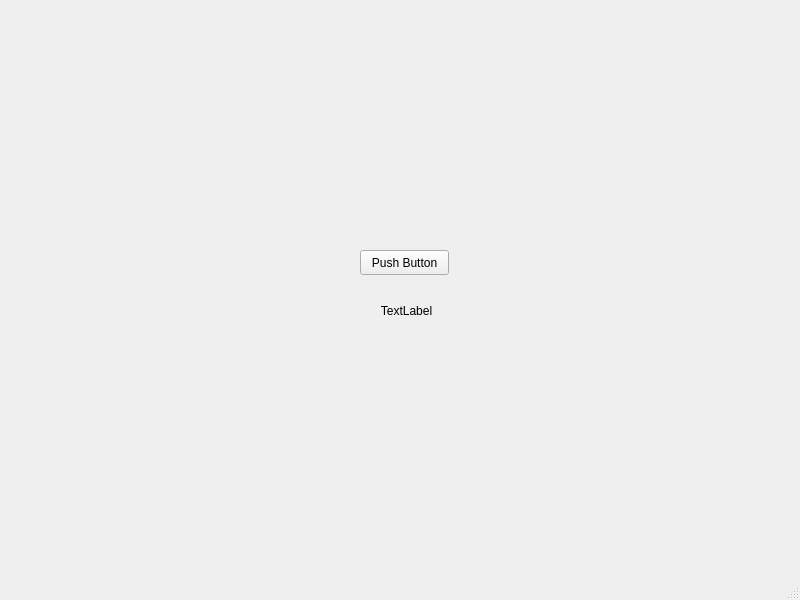
<?xml version="1.0" encoding="UTF-8"?>
<ui version="4.0">
 <class>MainWindow</class>
 <widget class="QMainWindow" name="MainWindow">
  <property name="geometry">
   <rect>
    <x>0</x>
    <y>0</y>
    <width>800</width>
    <height>600</height>
   </rect>
  </property>
  <property name="windowTitle">
   <string>Example</string>
  </property>
  <widget class="QWidget" name="centralwidget">
   <widget class="QPushButton" name="pushButton">
    <property name="geometry">
     <rect>
      <x>360</x>
      <y>250</y>
      <width>89</width>
      <height>25</height>
     </rect>
    </property>
    <property name="text">
     <string>Push Button</string>
    </property>
   </widget>
   <widget class="QLabel" name="label">
    <property name="geometry">
     <rect>
      <x>216</x>
      <y>290</y>
      <width>381</width>
      <height>41</height>
     </rect>
    </property>
    <property name="text">
     <string>TextLabel</string>
    </property>
    <property name="alignment">
     <set>Qt::AlignCenter</set>
    </property>
   </widget>
  </widget>
  <widget class="QMenuBar" name="menubar">
   <property name="geometry">
    <rect>
     <x>0</x>
     <y>0</y>
     <width>800</width>
     <height>22</height>
    </rect>
   </property>
  </widget>
  <widget class="QStatusBar" name="statusbar"/>
 </widget>
 <resources/>
 <connections/>
</ui>
